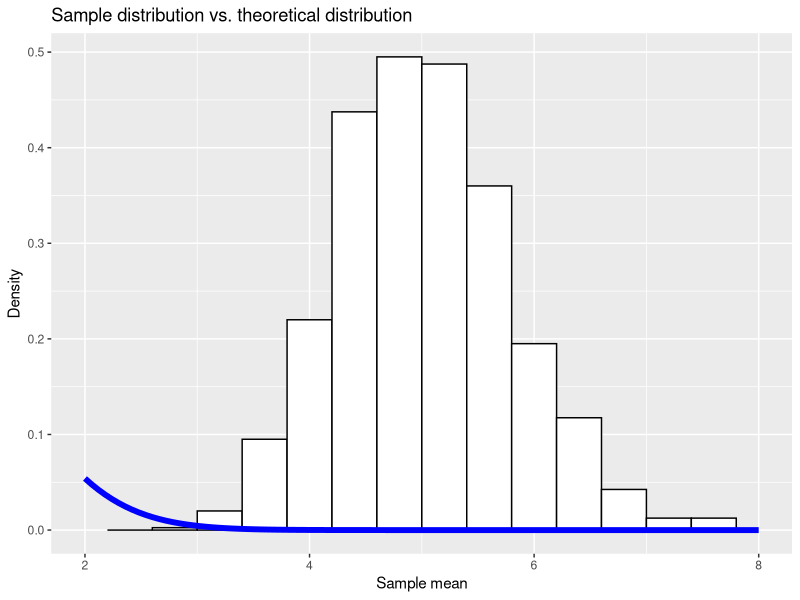

The R script that drew this image:
set.seed (1938)
n<-1000
lambda<-0.2
nval<-40
exp_mean<-0

## Simulation of forty exponentials

for(i in 1:n) {
        exp_mean<-c(exp_mean, mean(rexp(nval,lambda)))
}
## Comparison - Sample mean and theoretical distribution mean
mean(exp_mean)
mean_t<-1/lambda

round(var(exp_mean), 2)
var_t<-1/lambda^2/nval

library(ggplot2)
data<-as.data.frame(exp_mean)
ggplot(data,aes(x=exp_mean))+
        geom_histogram(aes(y=..density..),binwidth = 0.4,color="black",fill="white")+
        stat_function(fun=dnorm,color="blue",
                      arg=list(mean=1/lambda,sd=(lambda*sqrt(nval))^-1),size=2)+
        xlim(2,8)+
        xlab("Sample mean")+
        ylab("Density")+
        ggtitle("Sample distribution vs. theoretical distribution")
